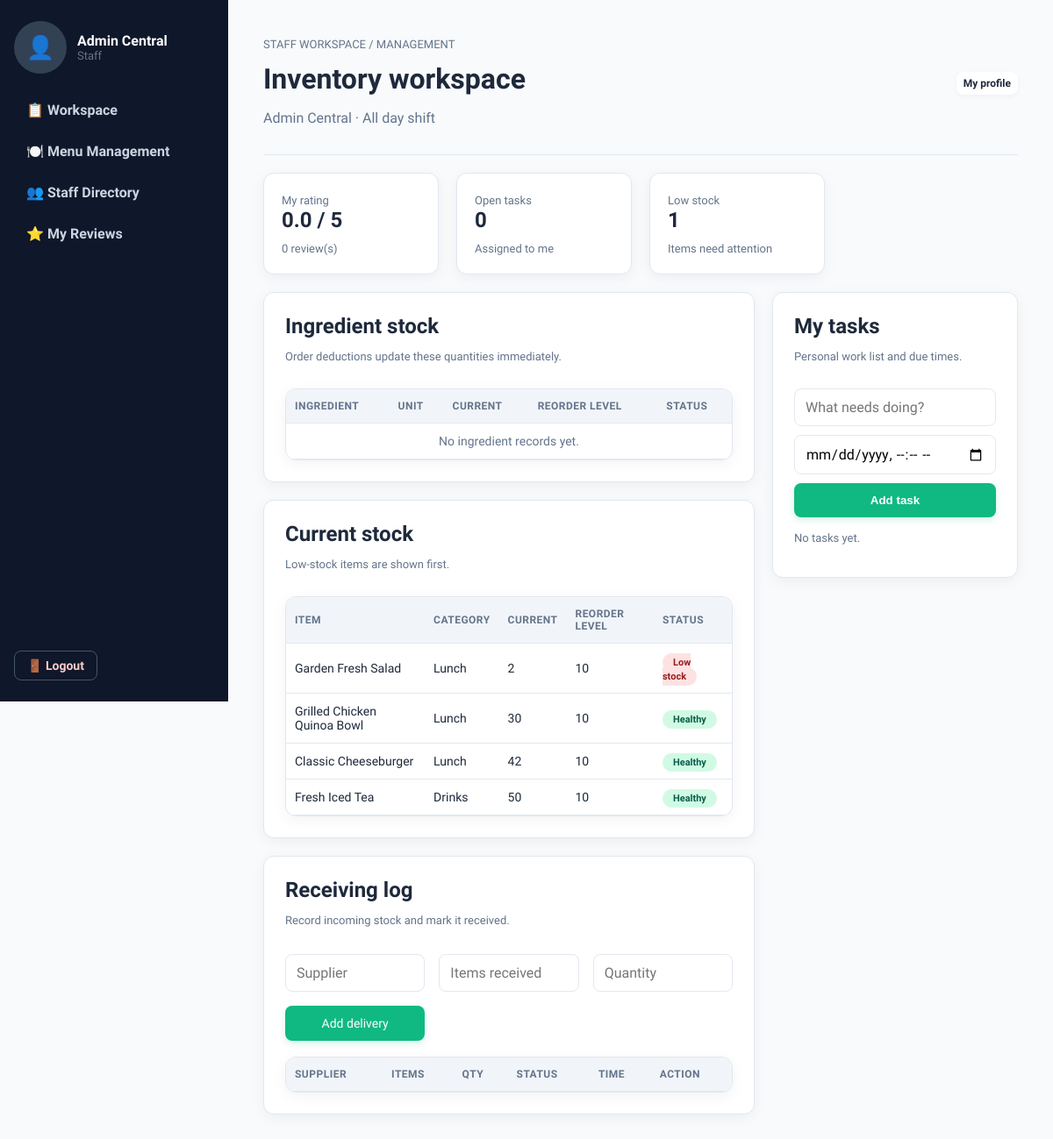
Page /views/staff/inventory.php (signed in) on the committed database.
### tables this page shows
CREATE TABLE menu_items (
    id INT AUTO_INCREMENT PRIMARY KEY,
    category_id INT,
    name VARCHAR(150) NOT NULL,
    description TEXT,
    price DECIMAL(10,2) NOT NULL,
    image VARCHAR(255) DEFAULT NULL,
    current_stock INT DEFAULT 0,
    reorder_level INT DEFAULT 5,
    is_active TINYINT(1) DEFAULT 1,
    created_at TIMESTAMP DEFAULT CURRENT_TIMESTAMP,
    FOREIGN KEY (category_id) REFERENCES categories(id) ON DELETE SET NULL
);

CREATE TABLE categories (
    id INT AUTO_INCREMENT PRIMARY KEY,
    name VARCHAR(100) NOT NULL
);

### views/staff/inventory.php (called while the page is built, shortened)
<?php
require_once __DIR__ . '/../../config/config.php';
$workspaceRole = 'inventory';
require __DIR__ . '/role_workspace.php';

### config/config.php (called while the page is built, shortened)
<?php
function isLoggedIn() {
    return isset($_SESSION['user_id']);
}
function isAdmin() {
    return isLoggedIn() && ($_SESSION['role'] === 'admin' || staffRoleIs(['manager', 'admin']));
}
function normalizeStaffRole($role) {
    $role = strtolower(trim((string)$role));
    $role = str_replace(['_', '-'], ' ', $role);
    $aliases = [
        'chef' => 'cook',
        'service staff' => 'waiter',
        'server' => 'waiter',
        'stock' => 'inventory',
        'stock manager' => 'inventory',
        'inventory manager' => 'inventory',
        'accountant' => 'finance',
    ];
    return $aliases[$role] ?? $role;
}
function e($str) {
    return htmlspecialchars($str ?? '', ENT_QUOTES, 'UTF-8');
}

### models/StaffWorkspace.php (called while the page is built, shortened)
<?php
class StaffWorkspace {
    private $conn;
    public function __construct($db) {
        $this->conn = $db;
        $this->ensureSchema();
    }
    private function hasColumn($table, $column) {
        $stmt = $this->conn->prepare("SELECT COUNT(*) FROM information_schema.columns WHERE table_schema = DATABASE() AND table_name = ? AND column_name = ?");
        $stmt->execute([$table, $column]);
        return (bool)$stmt->fetchColumn();
    }
    private function ensureSchema() {
        if (!$this->hasColumn('staff_management', 'department')) {
            $this->conn->exec("ALTER TABLE staff_management ADD COLUMN department VARCHAR(80) NOT NULL DEFAULT 'Operations' AFTER staff_role");
        }
        if (!$this->hasColumn('orders', 'table_number')) {
            $this->conn->exec("ALTER TABLE orders ADD COLUMN table_number VARCHAR(20) DEFAULT NULL AFTER special_instructions");
        }
        if (!$this->hasColumn('orders', 'served_by_staff_id')) {
            $this->conn->exec("ALTER TABLE orders ADD COLUMN served_by_staff_id INT DEFAULT NULL AFTER table_number");
        }
        $this->conn->exec("CREATE TABLE IF NOT EXISTS staff_tasks (
            id INT AUTO_INCREMENT PRIMARY KEY,
            staff_id INT NOT NULL,
            title VARCHAR(180) NOT NULL,
            due_at DATETIME NULL,
            is_done TINYINT(1) NOT NULL DEFAULT 0,
            created_at TIMESTAMP DEFAULT CURRENT_TIMESTAMP,
            FOREIGN KEY (staff_id) REFERENCES staff_management(id) ON DELETE CASCADE
        )");
        $this->conn->exec("CREATE TABLE IF NOT EXISTS receiving_deliveries (
            id INT AUTO_INCREMENT PRIMARY KEY,
            supplier VARCHAR(150) NOT NULL,
            items_received VARCHAR(255) NOT NULL,
            quantity INT NOT NULL DEFAULT 1,
            status ENUM('pending','received') NOT NULL DEFAULT 'pending',
            received_by_staff_id INT DEFAULT NULL,
            received_at DATETIME NULL,
            created_at TIMESTAMP DEFAULT CURRENT_TIMESTAMP,
            FOREIGN KEY (received_by_staff_id) REFERENCES staff_management(id) ON DELETE SET NULL
        )");
        $this->conn->exec("CREATE TABLE IF NOT EXISTS operating_costs (
            id INT AUTO_INCREMENT PRIMARY KEY,
            category VARCHAR(100) NOT NULL,
            department VARCHAR(80) NOT NULL DEFAULT 'Operations',
            amount DECIMAL(10,2) NOT NULL,
            cost_date DATE NOT NULL,
            notes VARCHAR(255) DEFAULT NULL,
            created_at TIMESTAMP DEFAULT CURRENT_TIMESTAMP
        )");
        $this->conn->exec("CREATE TABLE IF NOT EXISTS cashier_transactions (
            id INT AUTO_INCREMENT PRIMARY KEY,
            order_id INT NOT NULL UNIQUE,
            cashier_staff_id INT NOT NULL,
            amount DECIMAL(10,2) NOT NULL,
            payment_method ENUM('cash','card') NOT NULL,
            status ENUM('paid','refunded') NOT NULL DEFAULT 'paid',
            paid_at DATETIME NOT NULL DEFAULT CURRENT_TIMESTAMP,
            FOREIGN KEY (order_id) REFERENCES orders(id) ON DELETE CASCADE,
            FOREIGN KEY (cashier_staff_id) REFERENCES staff_management(id) ON DELETE RESTRICT
        )");
        $this->conn->exec("CREATE TABLE IF NOT EXISTS transactions (
            id INT AUTO_INCREMENT PRIMARY KEY,
            order_id INT NOT NULL,
            transaction_uuid VARCHAR(100) NOT NULL UNIQUE,
            amount DECIMAL(10,2) NOT NULL,
            status ENUM('PENDING','PAID','FAILED') NOT NULL DEFAULT 'PENDING',
            payment_ref VARCHAR(150) NULL,
            cashier_id INT NULL,
            created_at TIMESTAMP DEFAULT CURRENT_TIMESTAMP,
            FOREIGN KEY (order_id) REFERENCES orders(id) ON DELETE CASCADE,
            FOREIGN KEY (cashier_id) REFERENCES staff_management(id) ON DELETE RESTRICT
        )");
        $this->conn->exec("CREATE TABLE IF NOT EXISTS waiter_workspace (
            staff_id INT PRIMARY KEY,
            assigned_section VARCHAR(80) NULL,
            workspace_status ENUM('active','inactive') NOT NULL DEFAULT 'active',
            created_at TIMESTAMP DEFAULT CURRENT_TIMESTAMP,
            updated_at TIMESTAMP DEFAULT CURRENT_TIMESTAMP ON UPDATE CURRENT_TIMESTAMP,
            FOREIGN KEY (staff_id) REFERENCES staff_management(id) ON DELETE CASCADE
        )");
        $this->conn->exec("CREATE TABLE IF NOT EXISTS chef_workspace (
            staff_id INT PRIMARY KEY,
            station VARCHAR(80) NULL,
            workspace_status ENUM('active','inactive') NOT NULL DEFAULT 'active',
            created_at TIMESTAMP DEFAULT CURRENT_TIMESTAMP,
            updated_at TIMESTAMP DEFAULT CURRENT_TIMESTAMP ON UPDATE CURRENT_TIMESTAMP,
            FOREIGN KEY (staff_id) REFERENCES staff_management(id) ON DELETE CASCADE
        )");
        $this->conn->exec("CREATE TABLE IF NOT EXISTS cashier_workspace (
            staff_id INT PRIMARY KEY,
            opening_float DECIMAL(10,2) NOT NULL DEFAULT 0,
            shift_status ENUM('open','closed') NOT NULL DEFAULT 'open',
            workspace_status ENUM('active','inactive') NOT NULL DEFAULT 'active',
            created_at TIMESTAMP DEFAULT CURRENT_TIMESTAMP,
            updated_at TIMESTAMP DEFAULT CURRENT_TIMESTAMP ON UPDATE CURRENT_TIMESTAMP,
            FOREIGN KEY (staff_id) REFERENCES staff_management(id) ON DELETE CASCADE
        )");
        $this->conn->exec("CREATE TABLE IF NOT EXISTS inventory_workspace (
            staff_id INT PRIMARY KEY,
            storage_area VARCHAR(100) NULL,
            workspace_status ENUM('active','inactive') NOT NULL DEFAULT 'active',
            created_at TIMESTAMP DEFAULT CURRENT_TIMESTAMP,
            updated_at TIMESTAMP DEFAULT CURRENT_TIMESTAMP ON UPDATE CURRENT_TIMESTAMP,
            FOREIGN KEY (staff_id) REFERENCES staff_management(id) ON DELETE CASCADE
        )");
        $this->conn->exec("CREATE TABLE IF NOT EXISTS finance_workspace (
            staff_id INT PRIMARY KEY,
            reporting_period ENUM('today','week','month') NOT NULL DEFAULT 'month',
            workspace_status ENUM('active','inactive') NOT NULL DEFAULT 'active',
            created_at TIMESTAMP DEFAULT CURRENT_TIMESTAMP,
            updated_at TIMESTAMP DEFAULT CURRENT_TIMESTAMP ON UPDATE CURRENT_TIMESTAMP,
            FOREIGN KEY (staff_id) REFERENCES staff_management(id) ON DELETE CASCADE
        )");
    }
    public function reviews($staffId) {
        $stmt = $this->conn->prepare("SELECT sr.rating, sr.comment, sr.created_at, u.name AS customer_name
            FROM staff_ratings sr INNER JOIN users u ON u.id = sr.customer_id
            WHERE sr.staff_id = ? ORDER BY sr.created_at DESC");
        $stmt->execute([(int)$staffId]);
        return $stmt->fetchAll(PDO::FETCH_ASSOC);
    }
    public function tasks($staffId) {
        $stmt = $this->conn->prepare("SELECT * FROM staff_tasks WHERE staff_id = ? ORDER BY is_done, due_at IS NULL, due_at, created_at DESC");
        $stmt->execute([(int)$staffId]);
        return $stmt->fetchAll(PDO::FETCH_ASSOC);
    }
    public function stockLevels($limit = 100) {
        $stmt = $this->conn->prepare("SELECT mi.id, mi.name, mi.current_stock, mi.reorder_level, c.name AS category_name
            FROM menu_items mi LEFT JOIN categories c ON c.id = mi.category_id
            WHERE mi.is_active = 1 ORDER BY mi.current_stock ASC, mi.name ASC LIMIT ?");
        $stmt->bindValue(1, max(1, (int)$limit), PDO::PARAM_INT);
        $stmt->execute();
        return $stmt->fetchAll(PDO::FETCH_ASSOC);
    }
}

### models/Ingredient.php (called while the page is built, shortened)
<?php
class Ingredient {
    private $conn;
    public function __construct($db) {
        $this->conn = $db;
    }
    private function ensureSchema() {
        $this->conn->exec("CREATE TABLE IF NOT EXISTS ingredients (
            id INT AUTO_INCREMENT PRIMARY KEY,
            name VARCHAR(150) NOT NULL UNIQUE,
            unit VARCHAR(30) NOT NULL DEFAULT 'unit',
            current_stock DECIMAL(10,3) NOT NULL DEFAULT 0,
            reorder_level DECIMAL(10,3) NOT NULL DEFAULT 0,
            is_active TINYINT(1) NOT NULL DEFAULT 1,
            created_at TIMESTAMP DEFAULT CURRENT_TIMESTAMP
        )");
        $this->conn->exec("CREATE TABLE IF NOT EXISTS recipe_ingredients (
            menu_item_id INT NOT NULL,
            ingredient_id INT NOT NULL,
            quantity_per_item DECIMAL(10,3) NOT NULL,
            PRIMARY KEY (menu_item_id, ingredient_id),
            FOREIGN KEY (menu_item_id) REFERENCES menu_items(id) ON DELETE CASCADE,
            FOREIGN KEY (ingredient_id) REFERENCES ingredients(id) ON DELETE CASCADE
        )");
        $this->conn->exec("CREATE TABLE IF NOT EXISTS ingredient_inventory_logs (
            id INT AUTO_INCREMENT PRIMARY KEY,
            ingredient_id INT NOT NULL,
            order_id INT NULL,
            action VARCHAR(40) NOT NULL,
            quantity DECIMAL(10,3) NOT NULL,
            previous_stock DECIMAL(10,3) NOT NULL,
            new_stock DECIMAL(10,3) NOT NULL,
            created_at TIMESTAMP DEFAULT CURRENT_TIMESTAMP,
            FOREIGN KEY (ingredient_id) REFERENCES ingredients(id) ON DELETE CASCADE,
            FOREIGN KEY (order_id) REFERENCES orders(id) ON DELETE SET NULL
        )");
    }
    public function all() {
        $stmt = $this->conn->prepare("SELECT * FROM ingredients WHERE is_active = 1 ORDER BY name ASC");
        $stmt->execute();
        return $stmt->fetchAll(PDO::FETCH_ASSOC);
    }
}

### views/staff/role_workspace.php (the view, shortened to what this page needs)
<?php
require_once __DIR__ . '/../../config/config.php';
require_once __DIR__ . '/../../models/StaffWorkspace.php';
require_once __DIR__ . '/../../models/Ingredient.php';
$database = new Database();
$db = $database->connect();
$workspace = new StaffWorkspace($db);
$ingredientModel = new Ingredient($db);
$staff = isAdmin() ? [
    'id' => 0,
    'staff_name' => $_SESSION['name'] ?? 'Admin',
    'department' => 'Management',
    'staff_shift' => 'All day',
] : $workspace->currentStaff($_SESSION['user_id']);
$role = normalizeStaffRole($workspaceRole);
$tasks = $workspace->tasks($staff['id']);
$reviews = $workspace->reviews($staff['id']);
$rating = (float)($staff['performance_average'] ?? 0);
$stock = $role === 'inventory' || staffHasRole(['manager', 'admin']) ? $workspace->stockLevels() : [];
$ingredientStock = $role === 'inventory' || staffHasRole(['manager', 'admin']) ? $ingredientModel->all() : [];
?>
<!DOCTYPE html>
<html lang="en">
<head>
<link rel="stylesheet" href="<?= BASE_URL ?>/public/css/style.css">
</head>
<body class="admin-body">
<?php include __DIR__ . '/../partials/header_staff.php'; ?>
<main class="admin-main">
    <header class="admin-topbar row-between">
        <div>
            <p class="muted small">STAFF WORKSPACE / <?= e(strtoupper($staff['department'] ?? 'Operations')) ?></p>
            <h1><?= e(ucfirst($role)) ?> workspace</h1>
            <p class="muted"><?= e($staff['staff_name']) ?> · <?= e($staff['staff_shift']) ?> shift</p>
        </div>
        <a href="<?= BASE_URL ?>/views/staff/profile.php" class="btn-secondary btn-small">My profile</a>
    </header>
    <div class="stat-grid">
        <div class="stat-card"><span class="muted small">My rating</span><h2><?= number_format($rating, 1) ?> / 5</h2><span class="muted small"><?= count($reviews) ?> review(s)</span></div>
        <div class="stat-card"><span class="muted small">Open tasks</span><h2><?= count(array_filter($tasks, static fn($task) => !(int)$task['is_done'])) ?></h2><span class="muted small">Assigned to me</span></div>
        <?php if ($role === 'inventory'): ?><div class="stat-card"><span class="muted small">Low stock</span><h2><?= count(array_filter($stock, static fn($item) => (int)$item['current_stock'] <= (int)$item['reorder_level'])) ?></h2><span class="muted small">Items need attention</span></div><?php endif; ?>
    </div>
    <section class="staff-workspace-grid">
        <div>
            <?php if ($role === 'inventory'): ?>
            <div class="card staff-feature-panel"><div class="staff-toolbar"><div><h2>Ingredient stock</h2><p class="muted small">Order deductions update these quantities immediately.</p></div></div><table class="data-table"><thead><tr><th>Ingredient</th><th>Unit</th><th>Current</th><th>Reorder level</th><th>Status</th></tr></thead><tbody><?php if (!$ingredientStock): ?><tr><td colspan="5" class="muted center">No ingredient records yet.</td></tr><?php endif; ?></tbody></table></div>
            <div class="card staff-feature-panel"><div class="staff-toolbar"><div><h2>Current stock</h2><p class="muted small">Low-stock items are shown first.</p></div></div><table class="data-table"><thead><tr><th>Item</th><th>Category</th><th>Current</th><th>Reorder level</th><th>Status</th></tr></thead><tbody><?php foreach ($stock as $item): $low = (int)$item['current_stock'] <= (int)$item['reorder_level']; ?><tr><td><?= e($item['name']) ?></td><td><?= e($item['category_name'] ?? '') ?></td><td><?= (int)$item['current_stock'] ?></td><td><?= (int)$item['reorder_level'] ?></td><td><span class="status-pill <?= $low ? 'status-cancelled' : 'status-ready' ?>"><?= $low ? 'Low stock' : 'Healthy' ?></span></td></tr><?php endforeach; ?></tbody></table></div>
            <div class="card staff-feature-panel"><div class="staff-toolbar"><div><h2>Receiving log</h2><p class="muted small">Record incoming stock and mark it received.</p></div></div><form method="POST" class="grid-form staff-inline-form"><input name="supplier" placeholder="Supplier" required><input name="items_received" placeholder="Items received" required><input type="number" name="quantity" min="1" placeholder="Quantity" required><button class="btn-primary" name="delivery_add">Add delivery</button></form><table class="data-table"><thead><tr><th>Supplier</th><th>Items</th><th>Qty</th><th>Status</th><th>Time</th><th>Action</th></tr></thead></table></div>
            <?php endif; ?>
        </div>
        <aside>
            <div class="card task-card"><div class="staff-toolbar"><div><h2>My tasks</h2><p class="muted small">Personal work list and due times.</p></div></div><form method="POST" class="task-form"><input name="task_title" placeholder="What needs doing?" required><input type="datetime-local" name="task_due_at"><button class="btn-primary btn-block" name="task_add">Add task</button></form><?php if (!$tasks): ?><p class="muted small">No tasks yet.</p><?php endif; ?></div>
        </aside>
    </section>
</main>
</body>
</html>

### rows in the picture
menu_items: name "Garden Fresh Salad", category.name "Lunch", current_stock "2", reorder_level "10", shows "Low stock"
menu_items: name "Grilled Chicken Quinoa Bowl", category.name "Lunch", current_stock "30", reorder_level "10", shows "Healthy"
menu_items: name "Classic Cheeseburger", category.name "Lunch", current_stock "42", reorder_level "10", shows "Healthy"
menu_items: name "Fresh Iced Tea", category.name "Drinks", current_stock "50", reorder_level "10", shows "Healthy"

### other values in the picture
$_SESSION['name'] "Admin Central"
currentStaffRole() ?: 'Staff' "Staff"
$staff['department'] "MANAGEMENT"
$role "Inventory"
$staff['staff_name'] "Admin Central"
$staff['staff_shift'] "All day"
$rating "0.0"
count($reviews) "0"
